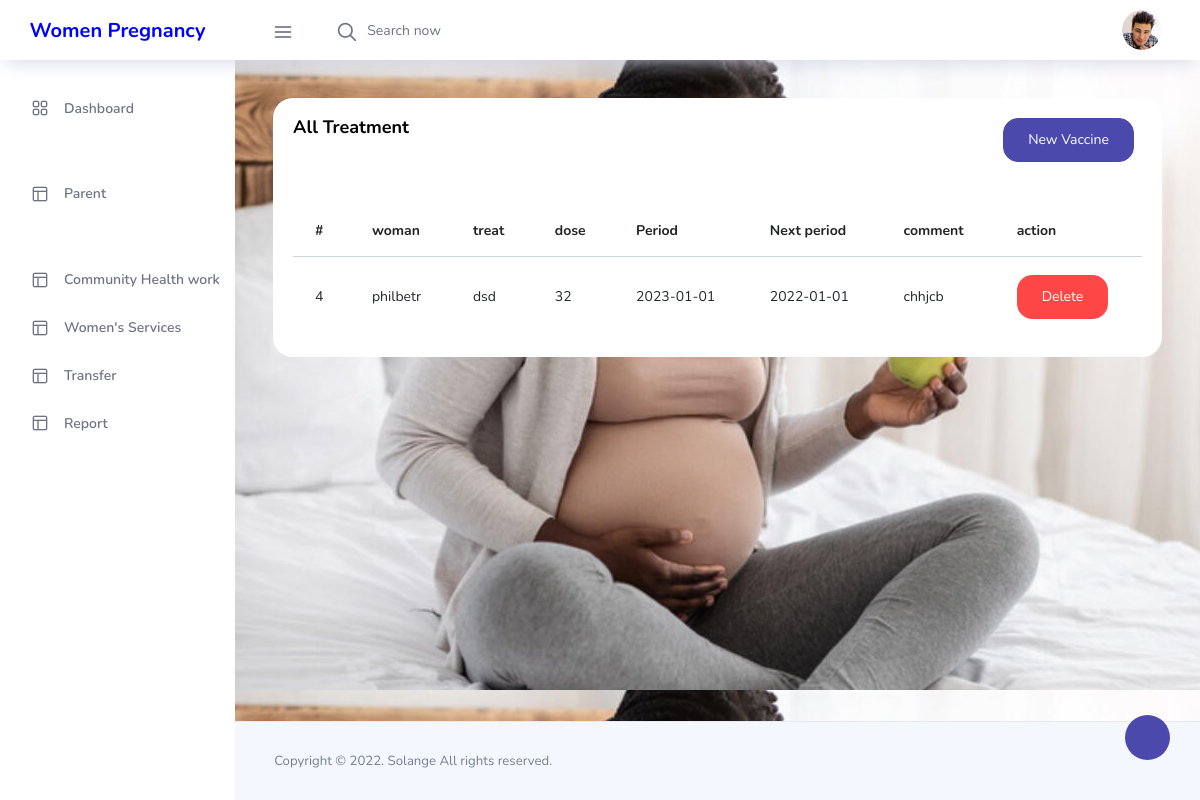
Page /admin/doctor/vaccineall.php (signed in) on the committed database.
### tables this page shows
CREATE TABLE `vaccine` (
  `id` int(11) NOT NULL,
  `woman` varchar(222) NOT NULL,
  `vaccine` text NOT NULL,
  `dose` text NOT NULL,
  `period` varchar(222) NOT NULL,
  `nextperiod` varchar(222) NOT NULL,
  `comment` text NOT NULL,
  `timesent` timestamp NOT NULL DEFAULT current_timestamp() ON UPDATE current_timestamp(),
  `admin_id` int(11) NOT NULL
);

CREATE TABLE `parent` (
  `id` int(11) NOT NULL,
  `name` text NOT NULL,
  `gender` varchar(255) NOT NULL,
  `dob` varchar(255) NOT NULL,
  `email` varchar(255) NOT NULL,
  `phone` varchar(255) NOT NULL,
  `location` varchar(255) NOT NULL,
  `timesent` timestamp NOT NULL DEFAULT current_timestamp() ON UPDATE current_timestamp(),
  `cell` text NOT NULL,
  `village` text NOT NULL,
  `hospital` int(11) NOT NULL
);

### admin/doctor/vaccineall.php (the view, shortened to what this page needs)
<?php
include 'navbar.php';
?>
      <div class="main-panel">
        <div class="content-wrapper">
          <div class="row">
          <div class="col-md-12 grid-margin stretch-card">
              <div class="card">
                <div class="card-body">
                <div class="row">
                    <div class="col-md-6">
                    <h4 class="card-title">All Treatment</h4>
                    </div>
                    <div class="col-md-6">
                        <a href="vaccine.php" class=" float-right btn btn-primary mr-2">New Vaccine</a>
                    </div>
                  </div>
                  <div class=" table-border-style">
                        <div class="table-responsive">
                  <br>
                  <br>
                        <table id="zero_config" class="table table-hover">
                                <thead>
                                    <tr>
                                        <th>#</th>
                                        <th>woman </th>
                                        <th>treat</th>
                                        <th>dose</th>
                                        <th>Period</th>
                                        <th>Next period</th>
                                        <th>comment</th>
                                        <th>action</th>
                                    </tr>
                                </thead>
                                <tbody>
                                <?php
                                    $quer=mysqli_query($conn,"SELECT * FROM vaccine");
                                    while ($row=mysqli_fetch_array($quer)){
                                    ?>
                                    <tr>
                                        <td><?php echo $row['id'] ; ?></td>
                                      <td>
                                        <?php
                                            $productid=$row['woman'];
                                            $quertwo=mysqli_query($conn,"SELECT * FROM parent WHERE id=$productid");
                                            $rowtwo=mysqli_fetch_array($quertwo);
                                            echo $rowtwo['name'] ;
                                        ?></td>
                                        <td><?php echo $row['vaccine'] ; ?></td>
                                        <td><?php echo $row['dose'] ; ?></td>
                                        <td><?php echo $row['period'] ; ?></td>
                                        <td><?php echo $row['nextperiod'] ; ?></td>
                                        <td><?php echo $row['comment'] ; ?></td>
                                        <td>
                                            <a class="btn btn-danger"  href="delete.php?delvacci=<?php echo $row['id']; ?> " onclick="return confirm('are you sure! you want to delete this treate.')" id="red">Delete</a>
                                          </td>
                                    </tr>
                                    <?php
                                    }
                                    ?>
                                </tbody>
                        </table>
                        </div>
                    </div>
                </div>
              </div>
            </div>
          </div>
        </div>
        <?php
include 'footer.php';
?>

### rows in the picture
vaccine: id "4", parent.name "philbetr", vaccine "dsd", dose "32", period "2023-01-01", nextperiod "2022-01-01", comment "chhjcb"
